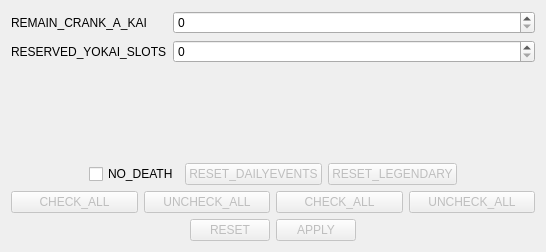
<?xml version="1.0" encoding="UTF-8"?>
<ui version="4.0">
 <class>Section1Tab</class>
 <widget class="QWidget" name="Section1Tab">
  <property name="geometry">
   <rect>
    <x>0</x>
    <y>0</y>
    <width>546</width>
    <height>252</height>
   </rect>
  </property>
  <property name="windowTitle">
   <string notr="true">Form</string>
  </property>
  <layout class="QVBoxLayout" name="verticalLayout">
   <item>
    <layout class="QFormLayout" name="formLayout">
     <item row="0" column="0">
      <widget class="QLabel" name="label">
       <property name="text">
        <string>REMAIN_CRANK_A_KAI</string>
       </property>
      </widget>
     </item>
     <item row="0" column="1">
      <widget class="QSpinBox" name="gashaRemainingCB">
       <property name="maximum">
        <number>255</number>
       </property>
      </widget>
     </item>
     <item row="1" column="0">
      <widget class="QLabel" name="label_2">
       <property name="text">
        <string>RESERVED_YOKAI_SLOTS</string>
       </property>
      </widget>
     </item>
     <item row="1" column="1">
      <widget class="QSpinBox" name="yokaislotsSB">
       <property name="maximum">
        <number>255</number>
       </property>
      </widget>
     </item>
    </layout>
   </item>
   <item>
    <layout class="QHBoxLayout" name="horizontalLayout_5">
     <item>
      <spacer name="horizontalSpacer_3">
       <property name="orientation">
        <enum>Qt::Horizontal</enum>
       </property>
       <property name="sizeHint" stdset="0">
        <size>
         <width>40</width>
         <height>20</height>
        </size>
       </property>
      </spacer>
     </item>
     <item>
      <widget class="QCheckBox" name="noDeathCB">
       <property name="text">
        <string>NO_DEATH</string>
       </property>
      </widget>
     </item>
     <item>
      <widget class="QPushButton" name="resetDaily">
       <property name="enabled">
        <bool>false</bool>
       </property>
       <property name="text">
        <string>RESET_DAILYEVENTS</string>
       </property>
      </widget>
     </item>
     <item>
      <widget class="QPushButton" name="legendResetButton">
       <property name="enabled">
        <bool>false</bool>
       </property>
       <property name="text">
        <string>RESET_LEGENDARY</string>
       </property>
      </widget>
     </item>
     <item>
      <spacer name="horizontalSpacer_4">
       <property name="orientation">
        <enum>Qt::Horizontal</enum>
       </property>
       <property name="sizeHint" stdset="0">
        <size>
         <width>40</width>
         <height>20</height>
        </size>
       </property>
      </spacer>
     </item>
    </layout>
   </item>
   <item>
    <layout class="QHBoxLayout" name="horizontalLayout_4">
     <item>
      <layout class="QVBoxLayout" name="trophyLayout">
       <item>
        <layout class="QHBoxLayout" name="horizontalLayout">
         <item>
          <widget class="QPushButton" name="trophyCheckAll">
           <property name="enabled">
            <bool>false</bool>
           </property>
           <property name="text">
            <string>CHECK_ALL</string>
           </property>
          </widget>
         </item>
         <item>
          <widget class="QPushButton" name="trophyUncheckAll">
           <property name="enabled">
            <bool>false</bool>
           </property>
           <property name="text">
            <string>UNCHECK_ALL</string>
           </property>
          </widget>
         </item>
        </layout>
       </item>
      </layout>
     </item>
     <item>
      <layout class="QVBoxLayout" name="flagLayout">
       <item>
        <layout class="QHBoxLayout" name="horizontalLayout_2">
         <item>
          <widget class="QPushButton" name="flagCheckAll">
           <property name="enabled">
            <bool>false</bool>
           </property>
           <property name="text">
            <string>CHECK_ALL</string>
           </property>
          </widget>
         </item>
         <item>
          <widget class="QPushButton" name="flagUncheckAll">
           <property name="enabled">
            <bool>false</bool>
           </property>
           <property name="text">
            <string>UNCHECK_ALL</string>
           </property>
          </widget>
         </item>
        </layout>
       </item>
      </layout>
     </item>
    </layout>
   </item>
   <item>
    <layout class="QHBoxLayout" name="horizontalLayout_3">
     <item>
      <spacer name="horizontalSpacer">
       <property name="orientation">
        <enum>Qt::Horizontal</enum>
       </property>
       <property name="sizeHint" stdset="0">
        <size>
         <width>40</width>
         <height>20</height>
        </size>
       </property>
      </spacer>
     </item>
     <item>
      <widget class="QPushButton" name="resetButton">
       <property name="enabled">
        <bool>false</bool>
       </property>
       <property name="text">
        <string>RESET</string>
       </property>
      </widget>
     </item>
     <item>
      <widget class="QPushButton" name="applyButton">
       <property name="enabled">
        <bool>false</bool>
       </property>
       <property name="text">
        <string>APPLY</string>
       </property>
      </widget>
     </item>
     <item>
      <spacer name="horizontalSpacer_2">
       <property name="orientation">
        <enum>Qt::Horizontal</enum>
       </property>
       <property name="sizeHint" stdset="0">
        <size>
         <width>40</width>
         <height>20</height>
        </size>
       </property>
      </spacer>
     </item>
    </layout>
   </item>
  </layout>
 </widget>
 <resources/>
 <connections/>
</ui>
